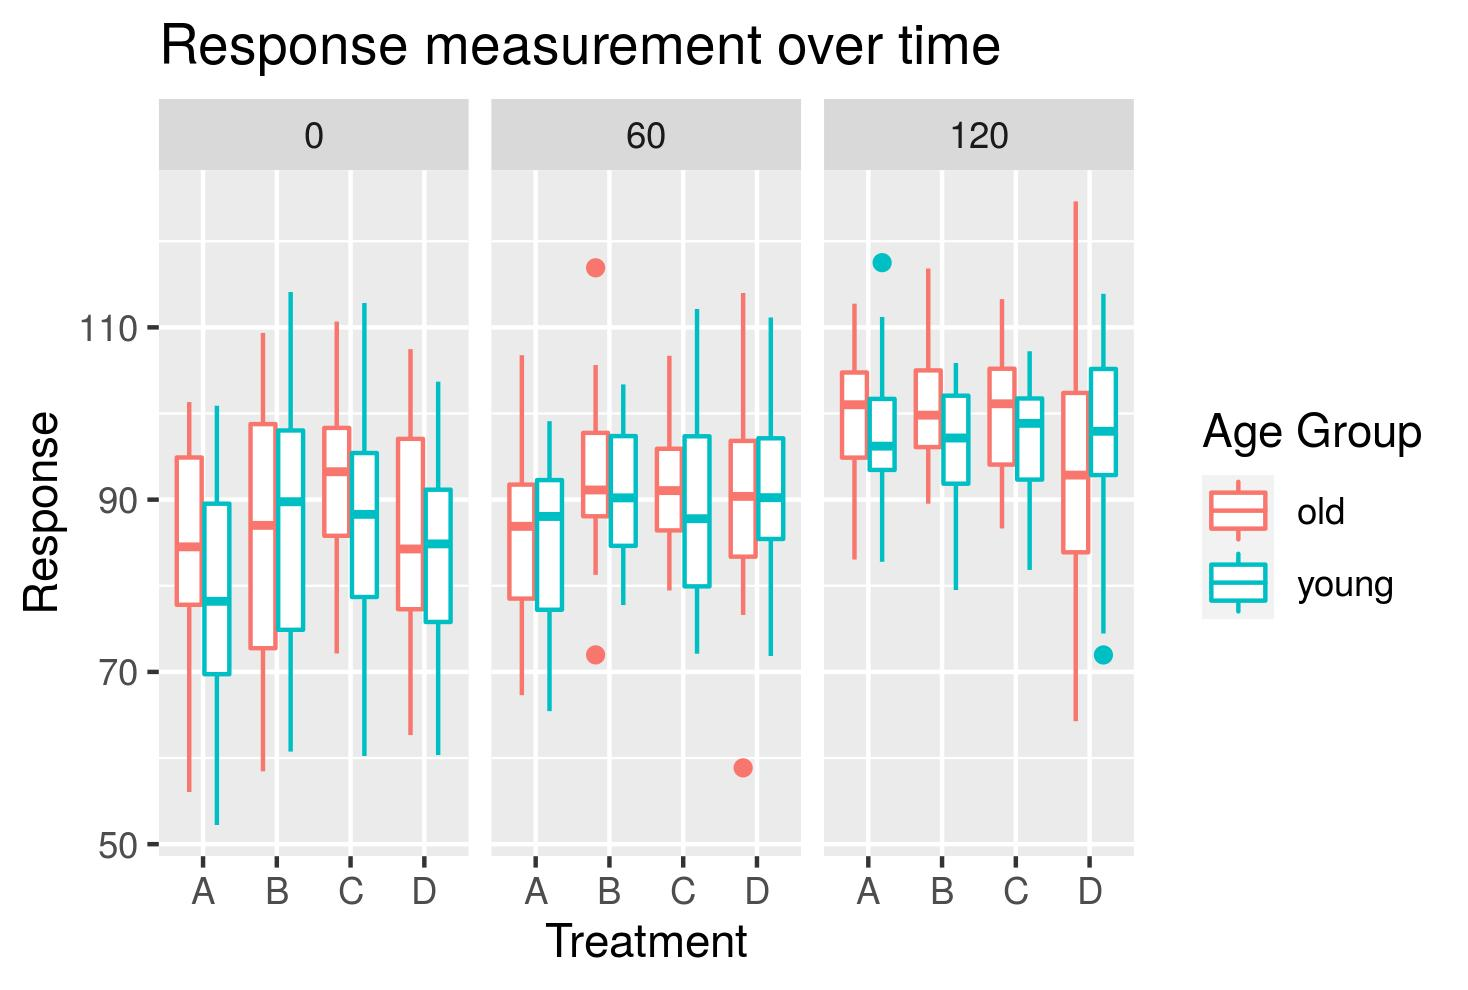

Recreate this plot in R.
ggplot(data, aes(x=Treatment, y=Response, col=Age_Category))+
  geom_boxplot()+
  facet_wrap(~Time)+
  labs(title = "Response measurement over time",
        x= "Treatment",
        y= "Response",
        color = "Age Group")
